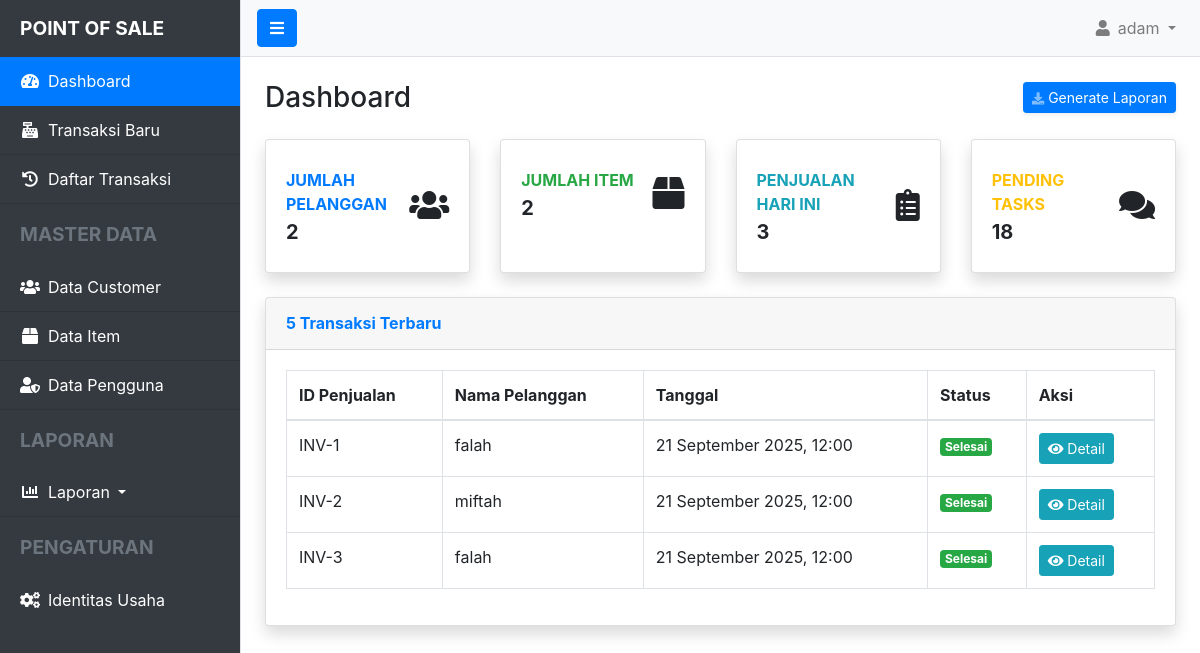
The page /index.php?controller=dashboard (signed in) on the database its author committed.
### tables this page shows
CREATE TABLE `sales` (
  `id_sales` bigint UNSIGNED NOT NULL,
  `id_customer` bigint UNSIGNED NOT NULL,
  `id_user` bigint UNSIGNED NOT NULL,
  `tgl_sales` datetime NOT NULL DEFAULT CURRENT_TIMESTAMP,
  `status` varchar(50) NOT NULL
);

CREATE TABLE `customers` (
  `id_customer` bigint UNSIGNED NOT NULL,
  `nama_customer` varchar(255) NOT NULL,
  `alamat` text,
  `telp` varchar(20) DEFAULT NULL,
  `email` varchar(255) DEFAULT NULL
);

### app/controllers/DashboardController.php (called while the page is built)
<?php
require_once __DIR__ . '/../models/CustomerModel.php';
require_once __DIR__ . '/../models/Item.php';
require_once __DIR__ . '/../models/SalesModel.php';
class DashboardController {
    public function index() {
        $totalCustomers = CustomerModel::count();
        $totalItems = Item::count();
        $salesToday = SalesModel::countToday();
        $recentSales = SalesModel::getRecent(5);
          require __DIR__ . '/../views/layout/header.php';
          require __DIR__ . '/../views/layout/sidebar.php';
          require __DIR__ . '/../views/dashboard/index.php';
          require __DIR__ . '/../views/layout/footer.php';
    }
}

### index.php (called while the page is built, shortened)
<?php
require_once __DIR__ . '/routes.php';

### app/models/CustomerModel.php (called while the page is built, shortened)
<?php
class CustomerModel {
    public static function count() {
    $db = Database::getInstance();
    return $db->query("SELECT COUNT(*) FROM customers")->fetchColumn();
}
}

### app/models/Item.php (called while the page is built, shortened)
<?php
class Item {
    public static function count() {
        $db = Database::getInstance();
        return $db->query("SELECT COUNT(*) FROM items")->fetchColumn();
    }
}

### app/models/SalesModel.php (called while the page is built, shortened)
<?php
class SalesModel {
    public static function countToday() {
    $db = Database::getInstance();
    return $db->query("SELECT COUNT(*) FROM sales WHERE DATE(tgl_sales) = CURDATE()")->fetchColumn();
}
public static function getRecent($limit = 5) {
    $db = Database::getInstance();
    $query = "SELECT sales.*, customers.nama_customer
              FROM sales
              JOIN customers ON sales.id_customer = customers.id_customer
              ORDER BY sales.tgl_sales DESC
              LIMIT :limit";
    $stmt = $db->prepare($query);
    $stmt->bindParam(':limit', $limit, PDO::PARAM_INT);
    $stmt->execute();
    return $stmt->fetchAll();
}
}

### app/views/dashboard/index.php (the view)
<div class="d-sm-flex align-items-center justify-content-between mb-4">
    <h1 class="h3 mb-0 text-gray-800">Dashboard</h1>
    <a href="index.php?controller=report&action=sales" class="d-none d-sm-inline-block btn btn-sm btn-primary shadow-sm">
        <i class="fas fa-download fa-sm text-white-50"></i> Generate Laporan
    </a>
</div>
<div class="row">
    <div class="col-xl-3 col-md-6 mb-4">
        <div class="card border-left-primary shadow h-100 py-2">
            <div class="card-body">
                <div class="row no-gutters align-items-center">
                    <div class="col mr-2">
                        <div class="text-xs font-weight-bold text-primary text-uppercase mb-1">
                            Jumlah Pelanggan</div>
                        <div class="h5 mb-0 font-weight-bold text-gray-800"><?= $totalCustomers ?? 0; ?></div>
                    </div>
                    <div class="col-auto">
                        <i class="fas fa-users fa-2x text-gray-300"></i>
                    </div>
                </div>
            </div>
        </div>
    </div>
    <div class="col-xl-3 col-md-6 mb-4">
        <div class="card border-left-success shadow h-100 py-2">
            <div class="card-body">
                <div class="row no-gutters align-items-center">
                    <div class="col mr-2">
                        <div class="text-xs font-weight-bold text-success text-uppercase mb-1">
                            Jumlah Item</div>
                        <div class="h5 mb-0 font-weight-bold text-gray-800"><?= $totalItems ?? 0; ?></div>
                    </div>
                    <div class="col-auto">
                        <i class="fas fa-box fa-2x text-gray-300"></i>
                    </div>
                </div>
            </div>
        </div>
    </div>
    <div class="col-xl-3 col-md-6 mb-4">
        <div class="card border-left-info shadow h-100 py-2">
            <div class="card-body">
                <div class="row no-gutters align-items-center">
                    <div class="col mr-2">
                        <div class="text-xs font-weight-bold text-info text-uppercase mb-1">
                            Penjualan Hari Ini</div>
                        <div class="h5 mb-0 font-weight-bold text-gray-800"><?= $salesToday ?? 0; ?></div>
                    </div>
                    <div class="col-auto">
                        <i class="fas fa-clipboard-list fa-2x text-gray-300"></i>
                    </div>
                </div>
            </div>
        </div>
    </div>
    <div class="col-xl-3 col-md-6 mb-4">
        <div class="card border-left-warning shadow h-100 py-2">
            <div class="card-body">
                <div class="row no-gutters align-items-center">
                    <div class="col mr-2">
                        <div class="text-xs font-weight-bold text-warning text-uppercase mb-1">
                            Pending Tasks</div>
                        <div class="h5 mb-0 font-weight-bold text-gray-800">18</div>
                    </div>
                    <div class="col-auto">
                        <i class="fas fa-comments fa-2x text-gray-300"></i>
                    </div>
                </div>
            </div>
        </div>
    </div>
</div>
<div class="card shadow mb-4">
    <div class="card-header py-3">
        <h6 class="m-0 font-weight-bold text-primary">5 Transaksi Terbaru</h6>
    </div>
    <div class="card-body">
        <div class="table-responsive">
            <table class="table table-bordered table-hover">
                <thead>
                    <tr>
                        <th>ID Penjualan</th>
                        <th>Nama Pelanggan</th>
                        <th>Tanggal</th>
                        <th>Status</th>
                        <th>Aksi</th>
                    </tr>
                </thead>
                <tbody>
                    <?php if (!empty($recentSales)): ?>
                        <?php foreach ($recentSales as $sale): ?>
                            <tr>
                                <td>INV-<?= htmlspecialchars($sale['id_sales']); ?></td>
                                <td><?= htmlspecialchars($sale['nama_customer']); ?></td>
                                <td><?= date("d F Y, h:i", strtotime($sale['tgl_sales'])); ?></td>
                                <td><span class="badge badge-success"><?= htmlspecialchars($sale['status']); ?></span></td>
                                <td>
                                    <a href="index.php?controller=sales&action=receipt&id=<?= $sale['id_sales']; ?>" class="btn btn-info btn-sm">
                                        <i class="fas fa-eye"></i> Detail
                                    </a>
                                </td>
                            </tr>
                        <?php endforeach; ?>
                    <?php else: ?>
                        <tr>
                            <td colspan="5" class="text-center">Belum ada transaksi terbaru.</td>
                        </tr>
                    <?php endif; ?>
                </tbody>
            </table>
        </div>
    </div>
</div>

### app/views/layout/header.php (style rules this page uses)
body { overflow-x: hidden; }

### rows shown on the page
sales: id_sales "1", id_customer.nama_customer "falah", tgl_sales "21 September 2025, 12:00", status "Selesai"
sales: id_sales "2", id_customer.nama_customer "miftah", tgl_sales "21 September 2025, 12:00", status "Selesai"
sales: id_sales "3", id_customer.nama_customer "falah", tgl_sales "21 September 2025, 12:00", status "Selesai"

### other values the page prints
$_SESSION['username'] "adam"
$totalCustomers "2"
$totalItems "2"
$salesToday "3"
